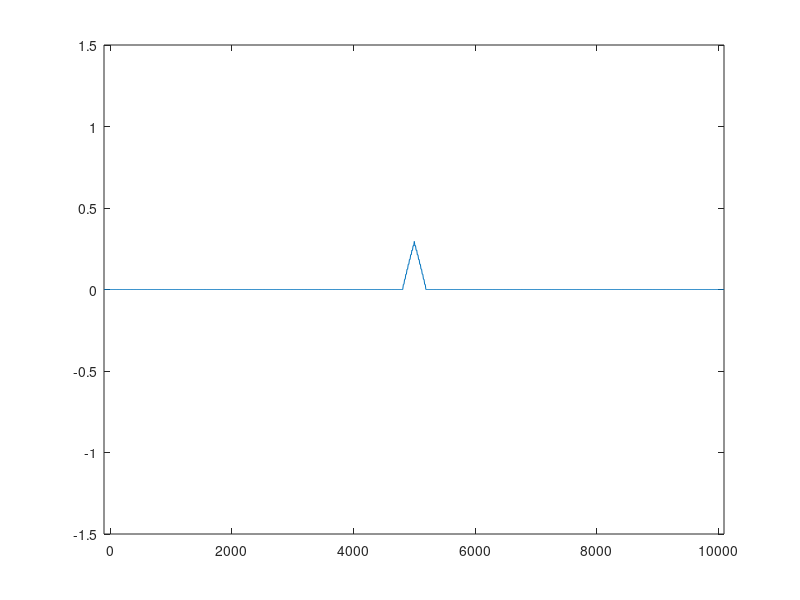
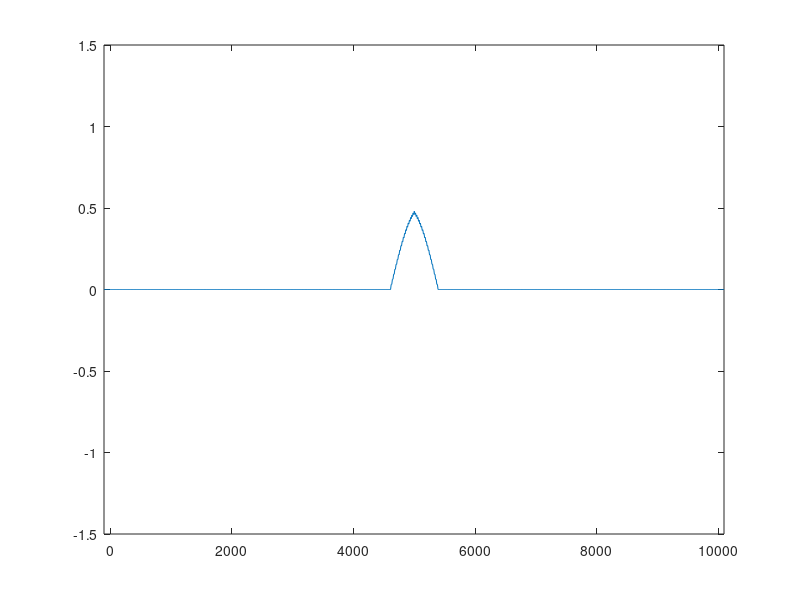
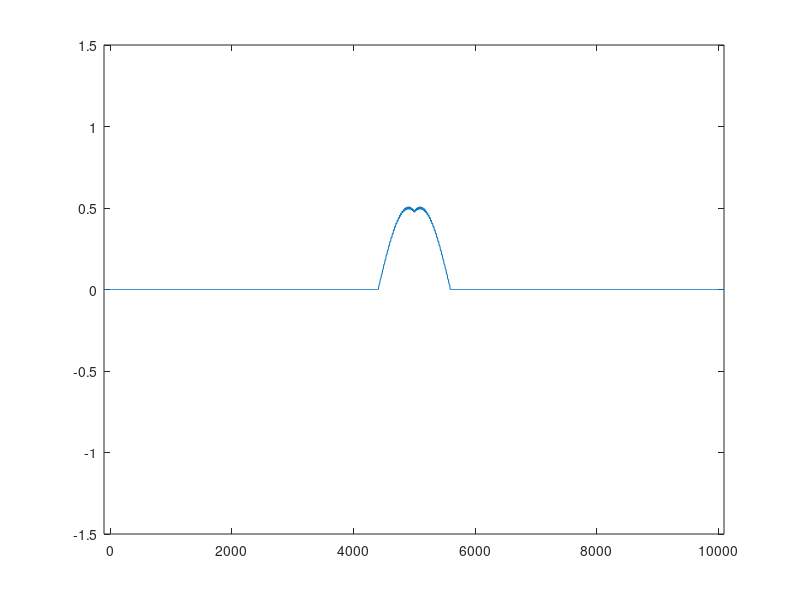
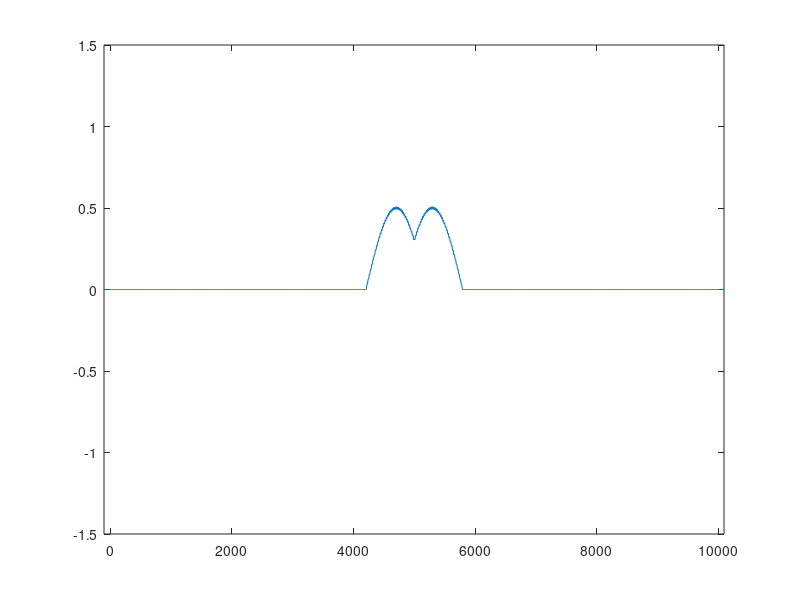

These figures' MATLAB source, in order: (Note: a time limit stopped this script after it produced the figures.)
   % Matlab
    clear;close all; clc
    n_pml = 10;
    nx = 1020; dx  = 10; x = (-n_pml:nx-1-n_pml) * dx; %(1:11) and (1011:1020) are PML zone
    nt = 700;  dt  = 1.0e-2;
    v  = 1000.0; rho = 1500;
    R = 0.001; delta = n_pml * dx; d_const = (3.0*v/2.0/delta)*log(1.0/R) /(delta*delta);

    d_pLeft  = ( (-n_pml:0)*dx ) .^2 * d_const;
    d_pRight = ( (0:n_pml)*dx  ) .^2 * d_const;
    d_qLeft  = ( (-n_pml:-1)*dx +dx/2 ) .^2 * d_const;
    d_qRight = ( (1:n_pml)*dx -dx/2   ) .^2 * d_const;
    d_p      = [d_pLeft zeros(1,nx-2*n_pml-2) d_pRight];
    d_q      = [d_qLeft zeros(1,nx-2*n_pml-1) d_qRight];

    c1       = (2.0-dt*d_p)./(2.0+dt*d_p);
    c2       = (-2.0*rho*v*v*dt)./dx./(2.0+dt*d_p);

    f1       = (2.0-dt*d_q)./(2.0+dt*d_q);
    f2       = ( (-2.0*dt)./rho./dx) ./ (2.0+dt.*d_q);


    f_wave = 0.5*2.0 * pi ;
    n_stop = floor( 2.0 * pi / f_wave   / dt );
    src= [ sin( (0:n_stop)*dt*f_wave) zeros(1,nt) ]; %source

    p  = zeros(2,nx); q  = zeros(2,nx-1); %initial conditions
    new = 1; old = 2;
    figure
    xmin = min(x); xmax = max(x);
    for it = 1:nt
        %  1   2   3   4   5  ...
        %--q---q---q---q---q--...
        %p---p---p---p---p---p...
        %1   2   3   4   5   6...
        p(old,511) = src(it)+p(old,511);
        for ix = 1:nx-1
            q(new,ix) = f1(ix)* q(old,ix) + f2(ix) * ( p(old,ix+1) - p(old,ix) );
        end
        for ix = 2:nx-1
            p(new,ix) = c1(ix)* p(old,ix) + c2(ix) * ( q(new,ix) - q(new,ix-1) );
        end

        %p(new,nx) = p(new,nx-1); % free boundary
        %p(new,1)  = p(new,2);
        p(new,nx) = 0.0; % rigid boundary
        p(new,1)  = 0.0;
        plot(x,p(old,:));
        axis( [xmin xmax -1.5 1.5] );
        pause(0.001);
        tmp = old; old = new; new = tmp;
        nn = it / 20.0;
        if nn == fix(nn)
            %nn = fix(nn)
            %if nn == 1
            %    imwrite(I,map,'wave.gif','gif','Loopcount',0,'DelayTime',0.1);
            %else
            %    imwrite(I,map,'wave.gif','gif','WriteMode','append','DelayTime',0.1);
            %end
            file = sprintf('%05d.jpg',nn);
            saveas(gcf,file,'jpg');
        end

        
    end
